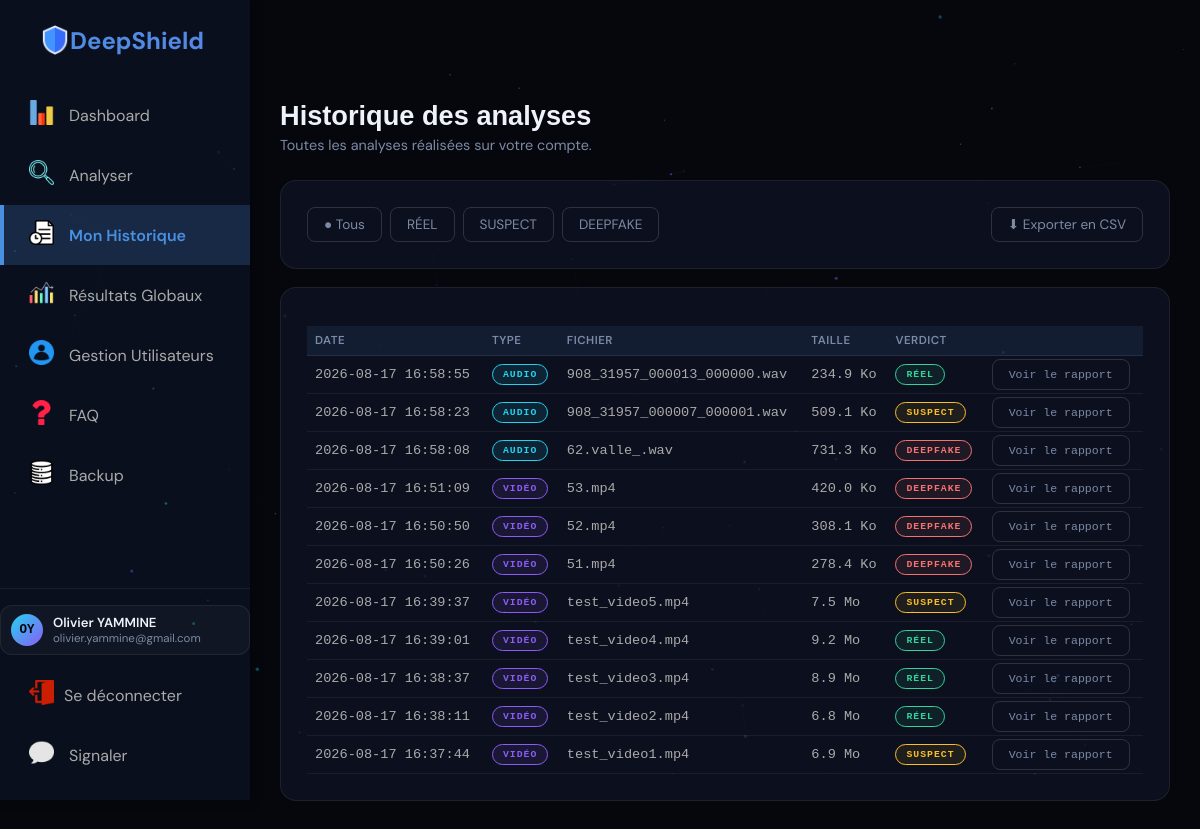
Screenshot of /historique.php (signed in) with the database file from the repository.
### tables this page shows
CREATE TABLE `audios` (
  `id` int NOT NULL AUTO_INCREMENT,
  `user_id` int NOT NULL,
  `sender_email` varchar(255) DEFAULT NULL,
  `audio_name` varchar(500) DEFAULT NULL,
  `file_size` int DEFAULT NULL,
  `uploaded_at` timestamp NULL DEFAULT CURRENT_TIMESTAMP,
  `score` tinyint DEFAULT NULL COMMENT 'Score in %',
  `explinations` varchar(255) DEFAULT NULL,
  PRIMARY KEY (`id`)
);

CREATE TABLE `videos` (
  `id` int NOT NULL AUTO_INCREMENT,
  `user_id` int NOT NULL,
  `sender_email` varchar(255) DEFAULT NULL,
  `video_name` varchar(500) DEFAULT NULL,
  `file_size` int DEFAULT NULL,
  `uploaded_at` timestamp NULL DEFAULT CURRENT_TIMESTAMP,
  `score` tinyint DEFAULT NULL COMMENT 'Score in %',
  `explinations` varchar(255) DEFAULT NULL,
  PRIMARY KEY (`id`)
);

### src/Auth.php (called while the page is built, shortened)
<?php
final class Auth
{
    public function currentUser(): ?array
    {
        return [
            'id' => $_SESSION['user_id'],
            'email' => $_SESSION['email'] ?? '',
            'first_name' => $_SESSION['first_name'] ?? '',
            'last_name' => $_SESSION['last_name'] ?? '',
            'role' => $_SESSION['role'] ?? 2,
        ];
    }
}

### src/helpers.php (called while the page is built, shortened)
<?php
function e(?string $value): string
{
    return htmlspecialchars($value ?? '', ENT_QUOTES, 'UTF-8');
}
function ds_format_bytes(int $bytes): string
{
    $units = ['o', 'Ko', 'Mo', 'Go'];
    $i = 0;
    $value = (float) $bytes;
    while ($value >= 1024 && $i < count($units) - 1) {
        $value /= 1024;
        $i++;
    }
    return sprintf('%.1f %s', $value, $units[$i]);
}
function ds_verdict_class(string $verdict): string
{
    return match ($verdict) {
        'RÉEL' => 'badge-ok',
        'SUSPECT' => 'badge-warn',
        'DEEPFAKE' => 'badge-danger',
        default => 'badge-neutral',
    };
}
function ds_media_type_class(string $mediaType): string
{
    return match ($mediaType) {
        'VIDÉO' => 'badge-video',
        'AUDIO' => 'badge-audio',
        default => 'badge-neutral',
    };
}
function ds_user_limits(int $role): array
{
    global $config;
    if ($role === 0 || $role === 1) {
        return [
            'history_limit' => 500,
            'max_upload_bytes' => (int) ($config['max_upload_bytes'] ?? 209715200),
            'csv_export' => true,
            'label' => 'Premium',
        ];
    }
    return [
        'history_limit' => 50,
        'max_upload_bytes' => 52428800,
        'csv_export' => false,
        'label' => 'Standard',
    ];
}

### src/VideoRepository.php (called while the page is built, shortened)
<?php
final class VideoRepository
{
    public static function verdictFromExplinations(?string $explinations): string
    {
        foreach (['RÉEL', 'SUSPECT', 'DEEPFAKE'] as $verdict) {
            if (str_starts_with((string) $explinations, $verdict)) {
                return $verdict;
            }
        }
        return 'INDÉTERMINÉ';
    }
}

### public/historique.php (the view, shortened to what this page needs)
<?php
require_once __DIR__ . '/../src/bootstrap.php';
$filter = $_GET['verdict'] ?? '';
$all = [];
$currentUser = $auth->currentUser();
$limits = ds_user_limits((int) ($currentUser['role'] ?? 2));
if ($dbError === null) {
    $user = $auth->currentUser();
    $limits = ds_user_limits((int) $user['role']);
    $stmtVideo = $pdo->prepare(
        'SELECT
            id,
            video_name AS file_name,
            file_size,
            uploaded_at,
            explinations,
            "VIDÉO" AS media_type
         FROM videos
         WHERE user_id = :user_id
         ORDER BY uploaded_at DESC
         LIMIT ' . $limits['history_limit']
    );
    $stmtVideo->execute([
        ':user_id' => (int) $user['id']
    ]);
    $videos = $stmtVideo->fetchAll(PDO::FETCH_ASSOC);
    $stmtAudio = $pdo->prepare(
        'SELECT
            id,
            audio_name AS file_name,
            file_size,
            uploaded_at,
            explinations,
            "AUDIO" AS media_type
         FROM audios
         WHERE user_id = :user_id
         ORDER BY uploaded_at DESC
         LIMIT ' . $limits['history_limit']
    );
    $stmtAudio->execute([
        ':user_id' => (int) $user['id']
    ]);
    $audios = $stmtAudio->fetchAll(PDO::FETCH_ASSOC);
    $all = array_merge($videos, $audios);
    usort(
        $all,
        static function (array $a, array $b): int {
            return strcmp(
                (string) $b['uploaded_at'],
                (string) $a['uploaded_at']
            );
        }
    );
    $all = array_slice($all, 0, $limits['history_limit']);
}
?>
<!DOCTYPE html>
<html lang="fr">
<head>
<link href="assets/css/site.css" rel="stylesheet">
<link href="assets/css/app.css" rel="stylesheet">
</head>
<body>
<canvas id="bg-canvas"></canvas>
<div class="app-layout">
  <?php include __DIR__ . '/../src/partials/app_sidebar.php'; ?>
  <main class="app-main">
    <div class="app-page-head">
      <h1>Historique des analyses</h1>
      <p>Toutes les analyses réalisées sur votre compte.</p>
    </div>
    <?php if ($dbError !== null): ?>
      <div class="notice"><img src="assets/images/supprimer.png" alt="supprimer.png" width="30px"> Base de données injoignable : <?= e($dbError) ?></div>
    <?php else: ?>
    <div class="panel" style="margin-bottom:18px;">
      <div style="display:flex;gap:8px;flex-wrap:wrap;justify-content:space-between;align-items:center;">
        <div style="display:flex;gap:8px;flex-wrap:wrap;">
          <a href="historique.php" class="btn-ghost"><?= $filter === '' ? '● ' : '' ?>Tous</a>
          <a href="historique.php?verdict=R%C3%89EL" class="btn-ghost"><?= $filter === 'RÉEL' ? '● ' : '' ?>RÉEL</a>
          <a href="historique.php?verdict=SUSPECT" class="btn-ghost"><?= $filter === 'SUSPECT' ? '● ' : '' ?>SUSPECT</a>
          <a href="historique.php?verdict=DEEPFAKE" class="btn-ghost"><?= $filter === 'DEEPFAKE' ? '● ' : '' ?>DEEPFAKE</a>
        </div>
        <?php if ($limits['csv_export']): ?>
          <a href="historique.php?<?= $filter !== '' ? 'verdict=' . urlencode($filter) . '&' : '' ?>export=csv" class="btn-ghost">⬇ Exporter en CSV</a>
        <?php endif; ?>
      </div>
    </div>
    <div class="panel">
      <?php if (empty($all)): ?>
        <div class="empty-state">
          <img src="assets/images/rechercher.png" alt="Analyser" style="width:25px; height:25px; object-fit:contain;">
          <p>Aucune analyse ne correspond à ce filtre.</p>
          <a href="analyser.php" class="btn-primary" style="margin-top:14px;">Lancer une analyse</a>
        </div>
      <?php else: ?>
        <table class="table" style="font-size: medium;">
          <thead>
              <tr>
                  <th>Date</th>
                  <th>Type</th>
                  <th>Fichier</th>
                  <th>Taille</th>
                  <th>Verdict</th>
                  <th></th>
              </tr>
          </thead>
          <tbody>
            <?php foreach ($all as $r): ?>
            <?php
              $verdict = VideoRepository::verdictFromExplinations(
                  (string) $r['explinations']
              );
            ?>
            <tr>
                <td>
                    <?= e((string) $r['uploaded_at']) ?>
                </td>
                <td>
                    <span class="badge <?= ds_media_type_class($r['media_type']) ?>">
                        <?= e($r['media_type']) ?>
                    </span>
                </td>
                <td>
                    <?= e($r['file_name']) ?>
                </td>
                <td>
                    <?= e(
                        ds_format_bytes(
                            (int) $r['file_size']
                        )
                    ) ?>
                </td>
                <td>
                    <span class="badge <?= ds_verdict_class($verdict) ?>">
                        <?= e($verdict) ?>
                    </span>
                </td>
                <td>
                    <?php
                        $reportId = ($r['media_type'] === 'VIDÉO' ? 'video_' : 'audio_') . (int) $r['id'];
                    ?>
                    <a class="btn-ghost" href="report.php?id=<?= urlencode($reportId) ?>">Voir le rapport</a>
                </td>
            </tr>
          <?php endforeach; ?>
          </tbody>
        </table>
      <?php endif; ?>
      </div>
    <?php endif; ?>
  </main>
</div>
</body>
</html>

### public/assets/css/site.css (style rules this page uses)
*, *::before, *::after { margin: 0; padding: 0; box-sizing: border-box; }
:root { --cyan: #22d3ee; --cyan-bright: #67e8f9; --violet: #8b5cf6; --pink: #f472b6; --bg-deep: #05070d; --bg-dark: #0b0f1a; --bg-card: rgba(16, 22, 38, 0.72); --border-glow: rgba(34, 211, 238, 0.22); --text-main: #eef2fb; --text-muted: #7c8aa5; --ok: #34d399; --warn: #fbbf24; --danger: #f87171; --gradient-main: linear-gradient(135deg, var(--cyan), var(--violet)); --gradient-glow: radial-gradient(ellipse 80% 60% at 50% -20%, rgba(34,211,238,0.16), transparent); --font-display: 'Verdana', sans-serif; --font-body: 'DM Sans', sans-serif; --font-mono: 'Gill Sans', monospace; }
html { scroll-behavior: smooth; }
body { font-family: var(--font-body); background: var(--bg-deep); color: var(--text-main); overflow-x: hidden; }
a { color: inherit; }
#bg-canvas { position: fixed; inset: 0; z-index: 0; pointer-events: none; }
.btn-ghost { background: transparent; border: 1px solid rgba(238,242,251,0.15); color: var(--text-muted); border-radius: 8px; padding: 8px 16px; text-decoration: none; font-size: 0.85em; transition: all .2s; }
table { width: 100%; border-collapse: collapse; }
table thead { background: rgba(74, 144, 226, 0.1); }
table thead th { padding: 15px 20px; text-align: left; color: #4a90e2; font-weight: 600; text-transform: uppercase; font-size: 0.85em; letter-spacing: 0.5px; }
table tbody tr { border-bottom: 1px solid rgba(74, 144, 226, 0.1); transition: background 0.3s; }
table tbody td { padding: 15px 20px; color: #aaa; }
table tbody td a { color: #4a90e2; text-decoration: none; font-weight: 500; transition: color 0.3s; }

### public/assets/css/app.css (style rules this page uses)
.app-layout { position: relative; min-height: 100vh; }
.app-main { margin-left: 250px; padding: 100px 30px 60px; min-height: calc(100vh); }
.app-page-head { margin-bottom: 26px; }
.app-page-head h1 { font-family: var(--font-display); font-size: 1.7em; }
.app-page-head p { color: var(--text-muted); font-size: 0.9em; margin-top: 4px; }
.panel { background: var(--bg-card); border: 1px solid rgba(255,255,255,0.07); border-radius: 16px; padding: 26px; }
.table { width: 100%; border-collapse: collapse; margin-top: 12px; font-size: 0.86em; }
.table th { text-align: left; font-size: 0.72em; text-transform: uppercase; letter-spacing: .5px; color: var(--text-muted); font-weight: 600; padding: 7px 8px; border-bottom: 1px solid rgba(255,255,255,0.08); }
.table td { padding: 8px 8px; border-bottom: 1px solid rgba(255,255,255,0.06); font-family: var(--font-mono); font-size: 0.85em; }
.badge { font-family: var(--font-mono); font-weight: 700; font-size: 0.72em; letter-spacing: 1px; text-transform: uppercase; padding: 4px 10px; border-radius: 999px; border: 1px solid currentColor; display: inline-block; }
.badge-ok { color: var(--ok); background: rgba(52,211,153,0.08); }
.badge-warn { color: var(--warn); background: rgba(251,191,36,0.08); }
.badge-danger { color: var(--danger); background: rgba(248,113,113,0.08); }
.badge-video { color: var(--violet); background: rgba(139,92,246,0.1); }
.badge-audio { color: var(--cyan); background: rgba(34,211,238,0.1); }

### rows the page displays
audios: uploaded_at "2026-08-17 16:58:55", media_type "AUDIO", audio_name "908_31957_000013_000000.wav", file_size "234.9 Ko", explinations "RÉEL"
audios: uploaded_at "2026-08-17 16:58:23", media_type "AUDIO", audio_name "908_31957_000007_000001.wav", file_size "509.1 Ko", explinations "SUSPECT"
audios: uploaded_at "2026-08-17 16:58:08", media_type "AUDIO", audio_name "62.valle_.wav", file_size "731.3 Ko", explinations "DEEPFAKE"
videos: uploaded_at "2026-08-17 16:51:09", media_type "VIDÉO", video_name "53.mp4", file_size "420.0 Ko", explinations "DEEPFAKE"
videos: uploaded_at "2026-08-17 16:50:50", media_type "VIDÉO", video_name "52.mp4", file_size "308.1 Ko", explinations "DEEPFAKE"
videos: uploaded_at "2026-08-17 16:50:26", media_type "VIDÉO", video_name "51.mp4", file_size "278.4 Ko", explinations "DEEPFAKE"
videos: uploaded_at "2026-08-17 16:39:37", media_type "VIDÉO", video_name "test_video5.mp4", file_size "7.5 Mo", explinations "SUSPECT"
videos: uploaded_at "2026-08-17 16:39:01", media_type "VIDÉO", video_name "test_video4.mp4", file_size "9.2 Mo", explinations "RÉEL"
videos: uploaded_at "2026-08-17 16:38:37", media_type "VIDÉO", video_name "test_video3.mp4", file_size "8.9 Mo", explinations "RÉEL"
videos: uploaded_at "2026-08-17 16:38:11", media_type "VIDÉO", video_name "test_video2.mp4", file_size "6.8 Mo", explinations "RÉEL"
videos: uploaded_at "2026-08-17 16:37:44", media_type "VIDÉO", video_name "test_video1.mp4", file_size "6.9 Mo", explinations "SUSPECT"

### other values shown
$currentUser['email'] "olivier.yammine@gmail.com"
